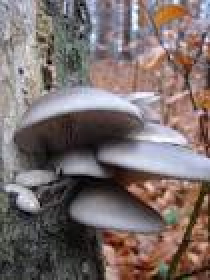
#> input picture data/boczniak ostrygowaty/img_0O48-4&s.jpg, 105 x 140 px (shown 2 times larger); its folder holds only this picture in this run
$ python images_preprocess.py
#> lines starting #> are read from the running program, lines starting #| are printed output that depends on the picture
from PIL import Image
import os

IMG_SIZE = (160, 100)


def resize_images():
    data_path = "data/"
    species = os.listdir(data_path)
    for mushroom in species:
        data_path = "data/" + mushroom + "/"
        images = os.listdir(data_path)
        for image in images:
            data_path = "data/" + mushroom + "/" + image
            try:
                Image.open(data_path).resize(IMG_SIZE).save(data_path)
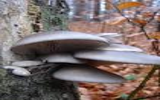
#> saved as img_0O48-4&s.jpg: PIL image 160x100 RGB; mean R, G, B 122.7, 109.9, 108.6
                print(f"Image `{data_path}` resized successfully...")
            except (FileNotFoundError, OSError) as e:
                print(f"[ERR] Failed to resize image `{data_path}` :")
                print(e)
                exit()
            except:
                print(f"[ERR] Failed to resize image `{data_path}`.")
                exit()
#> pass 2 of the loop in resize_images, `for mushroom in species:`:
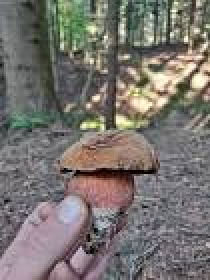
#> input picture data/borowik ceglastopory/img_2l2adw&s.jpg, 105 x 140 px (shown 2 times larger)
#> in resize_images, `Image.open(data_path).resize(IMG_SIZE).save(data_path)`:
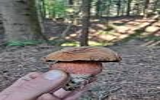
#> saved as img_2l2adw&s.jpg: PIL image 160x100 RGB; mean R, G, B 120.4, 115.6, 111.1

resize_images()
